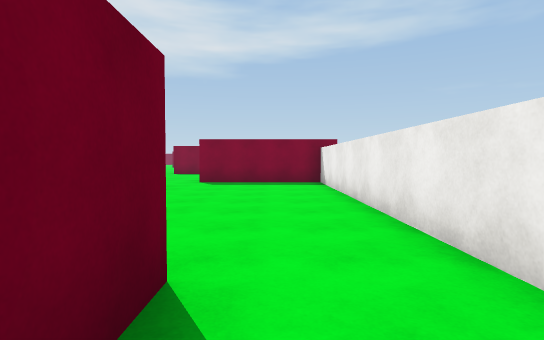
View 1 (above)

24 first-person views from a walk through a scene from a Unity 3-D project. The camera is 1.4 m above the floor, tilts 2° down and sees 80° across. The floor is counted in squares, 2 m on a side. Each view is taken from the middle of a square. On the plan, view 1 faces up. The plan holds only what a view shows up to about 10 squares ahead; the rest is blank. The place goes on beyond the plan. The player is left out. Surface patterns are stand-ins for the level's own textures.

View 2
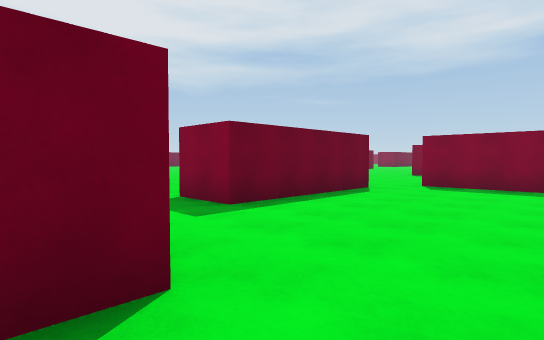

View 3
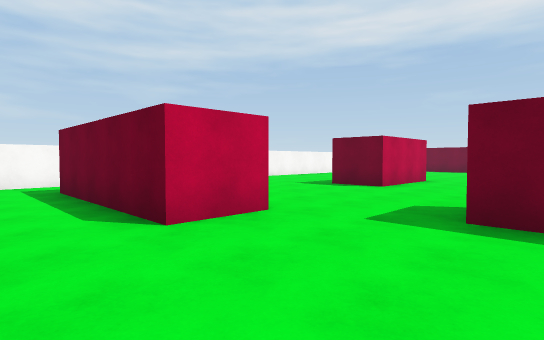

View 4
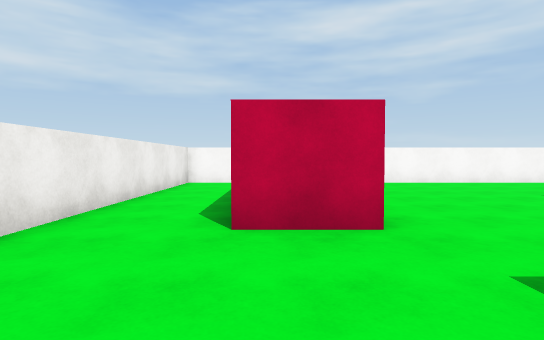

View 5
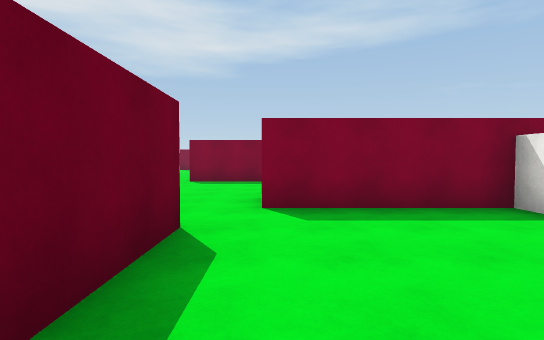

View 6
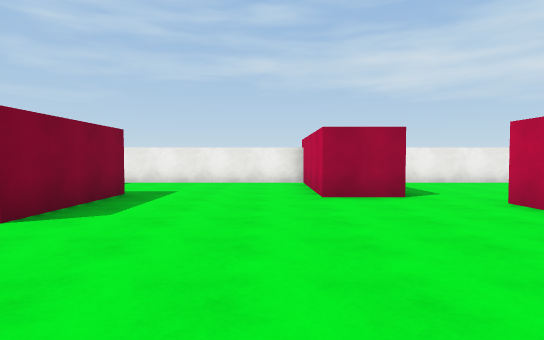

View 7
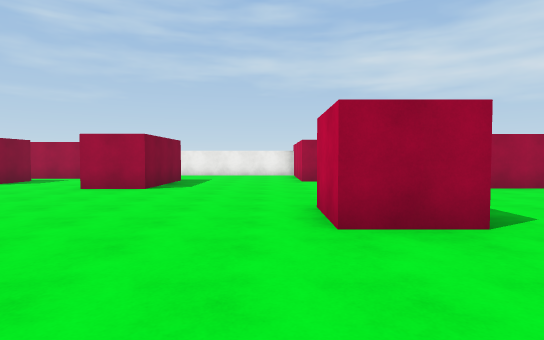

View 8
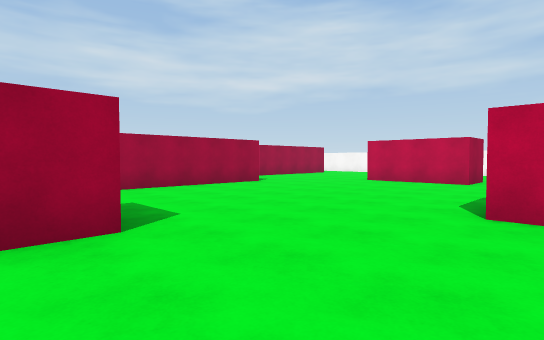

View 9
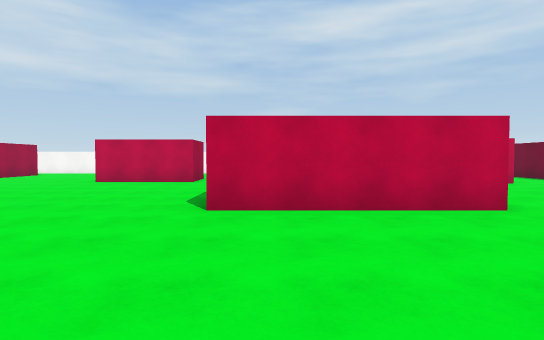

View 10
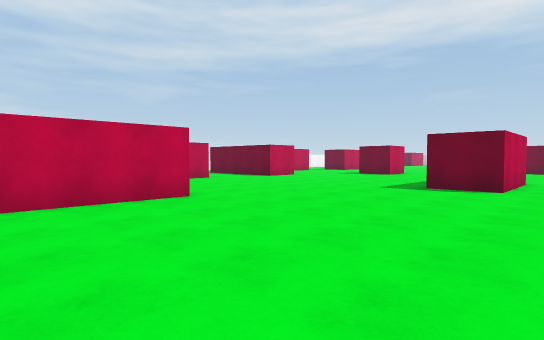

View 11
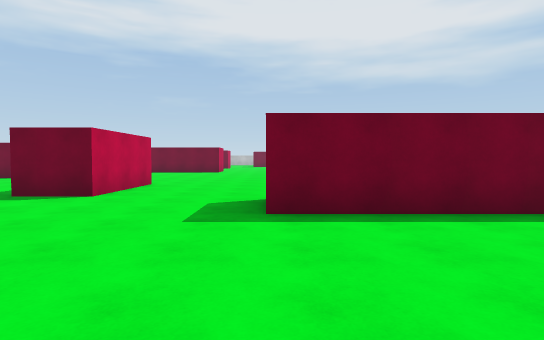

View 12
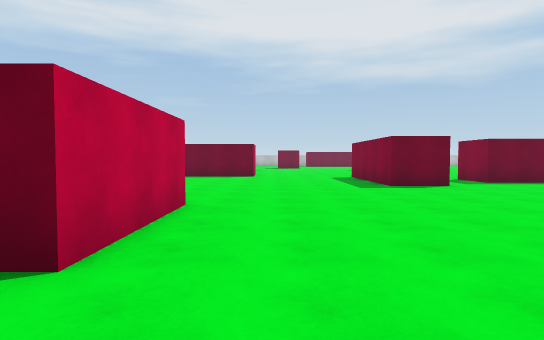

View 13
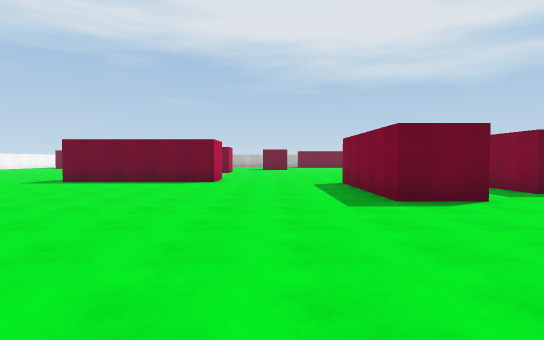

View 14
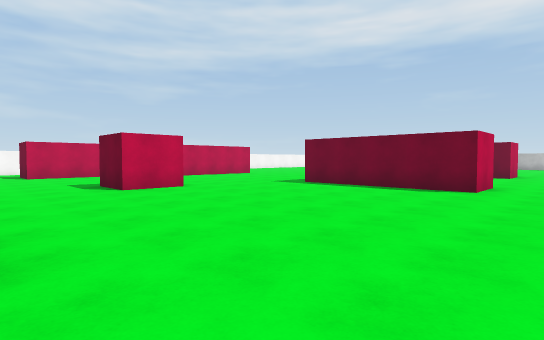

View 15
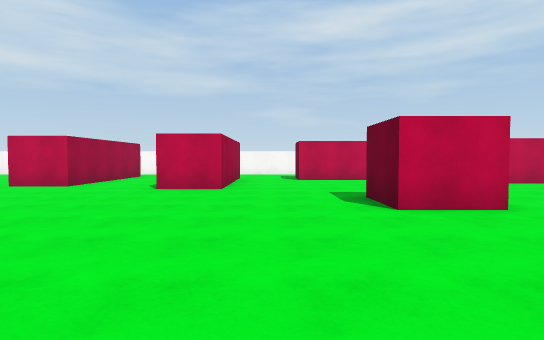

View 16
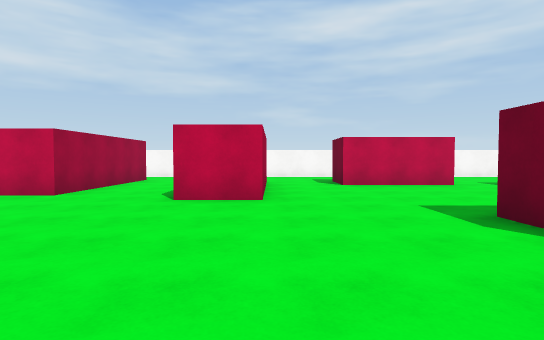

View 17
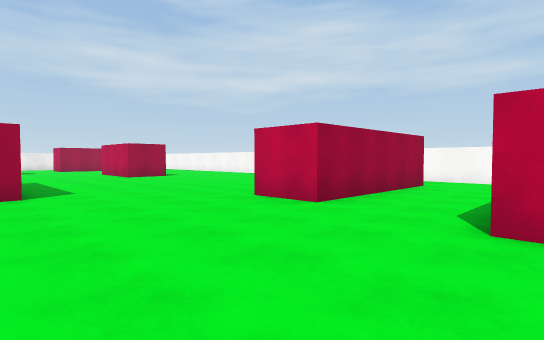

View 18
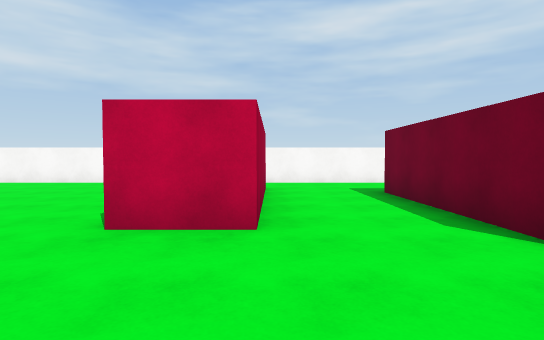

View 19
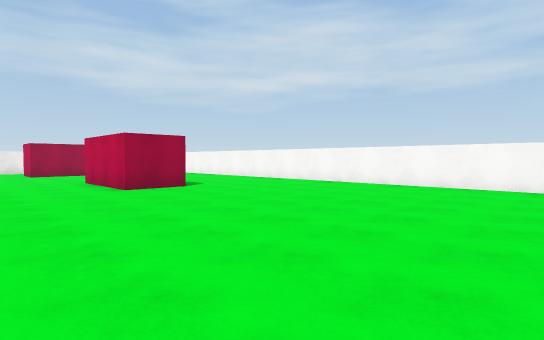

View 20
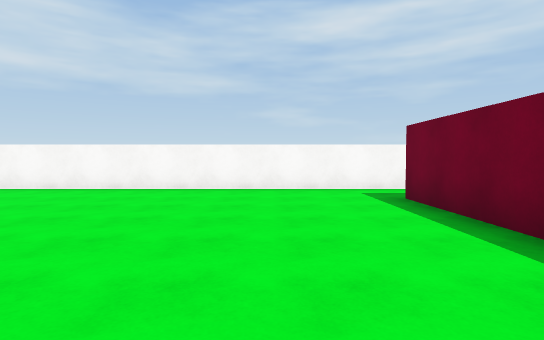

View 21
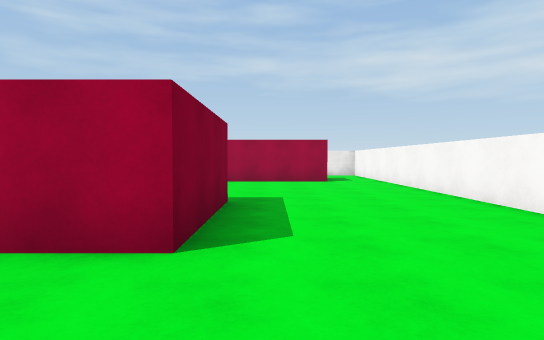

View 22
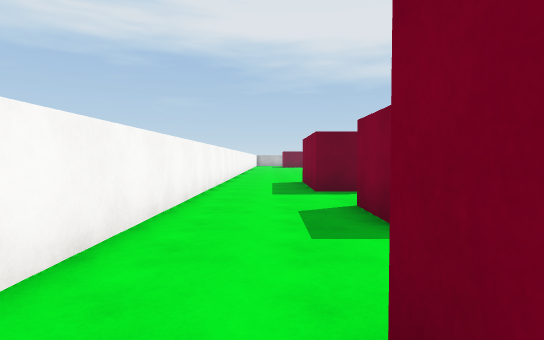

View 23
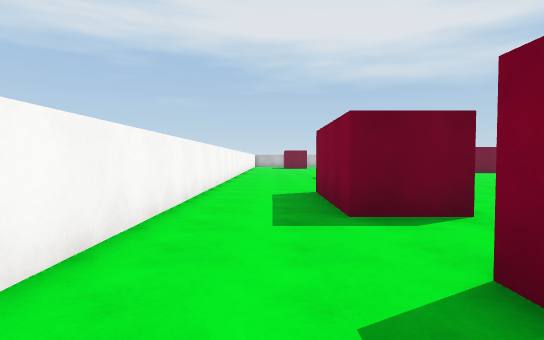

View 24
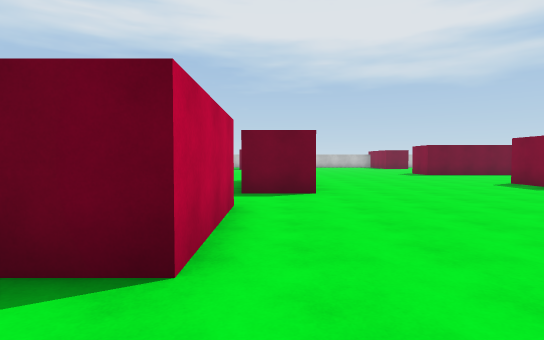

### Floor plan
Points are (right, up) in squares from view 1. A wall is a line through its corners. A room is listed if a view was taken in it or the views show most of it. See-through windows are left out.
Room 1 (views 1, 2, 3, 4, 5)
walls: (-2.1, 1.8) (-0.6, 1.8) (-0.6, -2.8); (-2.9, 8.3) (-2.9, 4); (-0.6, -4.4) (1.4, -4.4) (1.4, 9.6) (-2.1, 9.6)
ways out: opening at (-3, 2.5) to room 2; opening at (-3, 9) to room 2; opening at (-1.5, -3.5) to room 2
Room 2 (views 6, 7, 8, 9, 10, 11, 12, 13, 14, 15, 16, 17, 18, 19, 20, 21, 22, 23, 24)
walls: (-15.2, 6.6) (-11, 6.6); (-23, 10.7) (-20, 10.7) (-20, 9.1); (-18.1, 17.5) (-18.1, 13.9); (-8.8, 9.8) (-8.8, 11.3) (-7.2, 11.3); (-21.3, 2.2) (-21.3, -1.7) (-22.9, -1.7); (-17.4, 0.2) (-17.4, -2.8); (-27.2, 5.6) (-25.7, 5.6) (-25.7, 4); (-26.3, 16.6) (-26.3, 14.9) (-30.4, 14.9); (-9.6, 1.2) (-6.7, 1.2) (-6.7, -0.3) (-9.6, -0.3) (-9.6, 1.2); (-22.8, -1) (-22.8, 2.5) (-21.2, 2.5); (-18.2, -2.7) (-18.9, -2.7) (-18.9, 1.8) (-17.2, 1.8); (-3.6, 8.3) (-2.9, 8.3); (-4.4, 4.4) (-4.4, 8.4); (-31, 6.8) (-32.2, 6.8); (-27.4, 20) (-27.4, 18.3) (-28.9, 18.3); (-2.1, 9.6) (-2.1, 11.1) (1.4, 11.1) (1.4, 16.4); (-27.9, -0.6) (-24.9, -0.6) (-24.9, -2.1) (-27.9, -2.1); (-32.2, 11.3) (-30.7, 11.3) (-30.7, 6.8); (-2.9, 4) (-4.5, 4); (-1.5, 14.9) (-4.4, 14.9) (-4.4, 16.5); (-31.8, 0.9) (-30.6, 0.9); (-2, 19.5) (-3.1, 19.5); (-28.5, -4.4) (-0.6, -4.4); (-2.1, -2.8) (-2.1, 0.4)
ways out: opening at (-3, 2.5) to room 1; opening at (-3, 9) to room 1; opening at (-1.5, -3.5) to room 1; opening at (-28.5, -2)

Where each view was taken, in squares from view 1:
view 1: 0 up, 0 right, facing up
view 2: 1 up, 1 right, facing up-left
view 3: 5 up, 1 right, facing down-left
view 4: 5 up, 1 left, facing down
view 5: 5 up, 2 left, facing up
view 6: 12 up, 8 left, facing right
view 7: 12 up, 12 left, facing right
view 8: 11 up, 12 left, facing down-right
view 9: 11 up, 12 left, facing down
view 10: 12 up, 12 left, facing down-left
view 11: 14 up, 14 left, facing left
view 12: 12 up, 18 left, facing left
view 13: 13 up, 21 left, facing left
view 14: 13 up, 23 left, facing down-left
view 15: 10 up, 24 left, facing down
view 16: 8 up, 23 left, facing down
view 17: 6 up, 22 left, facing down-right
view 18: 5 up, 19 left, facing down
view 19: 4 up, 17 left, facing down-right
view 20: 3 up, 15 left, facing down
view 21: 1 down, 12 left, facing right
view 22: 3 down, 18 left, facing left
view 23: 3 down, 21 left, facing left
view 24: 0 up, 23 left, facing left
